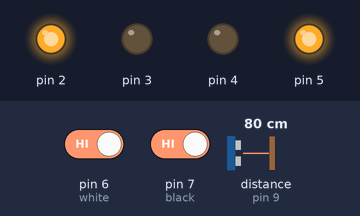
Recording of a sketch running on a simulated Arduino Uno, built with avr-gcc and run on an emulated ATmega328P. On the bench: output pins drawn as LEDs (lit = HIGH). Wiring (inferred from the names in the program): ultrasonic range finder: trigger pin 8; echo pin 9. The test bench sets the inputs (shaded band); at power-on: distance to the obstacle (sensor on pin 9) 80 cm, pin 6 (white) HIGH, pin 7 (black) HIGH. The echo pulse lasts 58.3 µs per cm; pins used as bus, display or sensor lines are not drawn; what the sketch prints to the serial monitor is not drawn.

Above: at 1.2 s.
1.3 s: distance to the obstacle (sensor on pin 9) set to 2 cm
At 2.0 s:
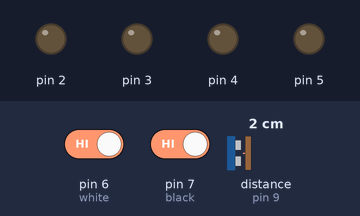
2.8 s: distance to the obstacle (sensor on pin 9) set to 13 cm
4.3 s: distance to the obstacle (sensor on pin 9) set to 18 cm
At 5.4 s:
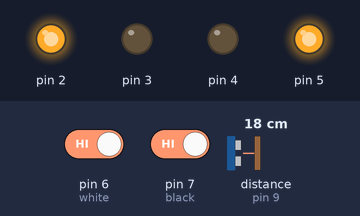
5.8 s: pin 6 (white) driven LOW
At 6.4 s:
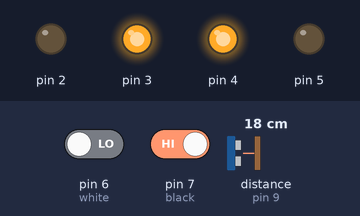
7.3 s: pin 6 (white) driven HIGH
At 8.5 s:
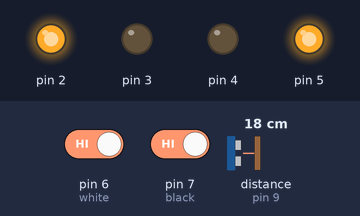
8.8 s: pin 7 (black) driven LOW
At 10.0 s:
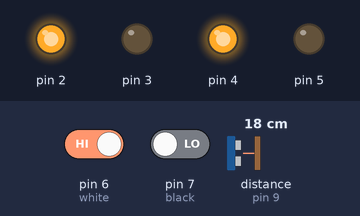
Timing chart, 0 to 11.3 s (numbered marks = the images above; inputs shaded):
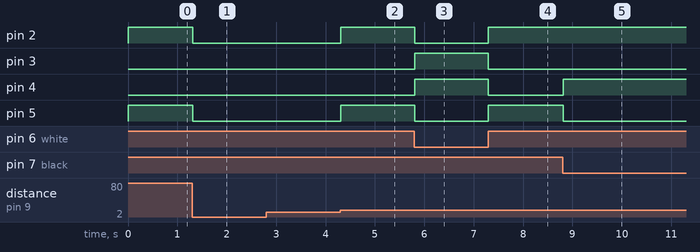

Measured:
- the behaviour switches between 15 and 16 cm on distance to the obstacle (sensor on pin 9) (found by bisection; images 1 and 2)
- after the input at 1.3 s, pin 2, pin 5: HIGH → LOW at once
- after the input at 4.3 s, pin 2, pin 5: LOW → HIGH at once
- after the input at 5.8 s, pin 2, pin 5: HIGH → LOW at once; pin 3, pin 4: LOW → HIGH at once
- after the input at 7.3 s, pin 2, pin 5: LOW → HIGH at once; pin 3, pin 4: HIGH → LOW at once
- after the input at 8.8 s, pin 4: LOW → HIGH at once; pin 5: HIGH → LOW at once

The sketch:

sketch_jul27b.ino
```cpp
#define black 7
#define white 6
#define trig 8
#define echo 9

long duration,cm;

void dist(){
  digitalWrite(trig, LOW);

delayMicroseconds(1);

digitalWrite(trig, HIGH);

delayMicroseconds(8);

digitalWrite(trig, LOW);

duration = pulseIn(echo, HIGH);
cm = duration/29/2;
}


void forwardRight(){

  digitalWrite(2,HIGH);
  digitalWrite(3,LOW);

}
void forwardLeft(){

  digitalWrite(4,HIGH);
  digitalWrite(5,LOW );

}
void backwardRight(){

  digitalWrite(2,LOW);
  digitalWrite(3,HIGH);
}
void backwardLeft(){

  digitalWrite(4,LOW);
  digitalWrite(5,HIGH);
}
void stopmov(){
  digitalWrite(2,LOW);
  digitalWrite(3,LOW);
  digitalWrite(4,LOW);
  digitalWrite(5,LOW);
}
void setup() {
  // put your setup code here, to run once:
  pinMode(2, OUTPUT);
  pinMode(3, OUTPUT);
  pinMode(4, OUTPUT);
  pinMode(5, OUTPUT);
  pinMode(6, INPUT);
  pinMode(7, INPUT);
  pinMode(trig,OUTPUT);
  pinMode(echo,INPUT);
  Serial.begin(9600);
}

void loop() {
  // put your main code here, to run repeatedly:
  dist();

while (((digitalRead(white)==LOW) && (digitalRead(black)==LOW)) || cm<15){
   stopmov();
   dist();
   Serial.println(1);
   Serial.println(cm);

}
while (!((digitalRead(white)==LOW) && (digitalRead(black)==LOW )) && cm>=15){
  Serial.println(2);
  while (digitalRead(white)==HIGH && (digitalRead(black)==LOW && cm>=15)){
    forwardRight();
    forwardLeft();
    dist();
    Serial.println(3);
    Serial.println(cm);

  }
  while(digitalRead(white)==LOW && digitalRead(black)==HIGH && cm>=15){
    backwardRight();
    forwardLeft();
    dist();
    Serial.println(4);
    Serial.println(cm);
  }
  while(digitalRead(white)==HIGH && digitalRead(black)==HIGH && cm>=15){
    backwardLeft();
    forwardRight();
    dist();
    Serial.println(5);
    Serial.println(cm);
  }

/*
  while(digitalRead(white)==LOW){
    backwardRight();
  }
  forwardRight();
  while(digitalRead(black)==HIGH){
    backwardLeft();
  }
  forwardLeft();*/

  dist();
}

}
```
